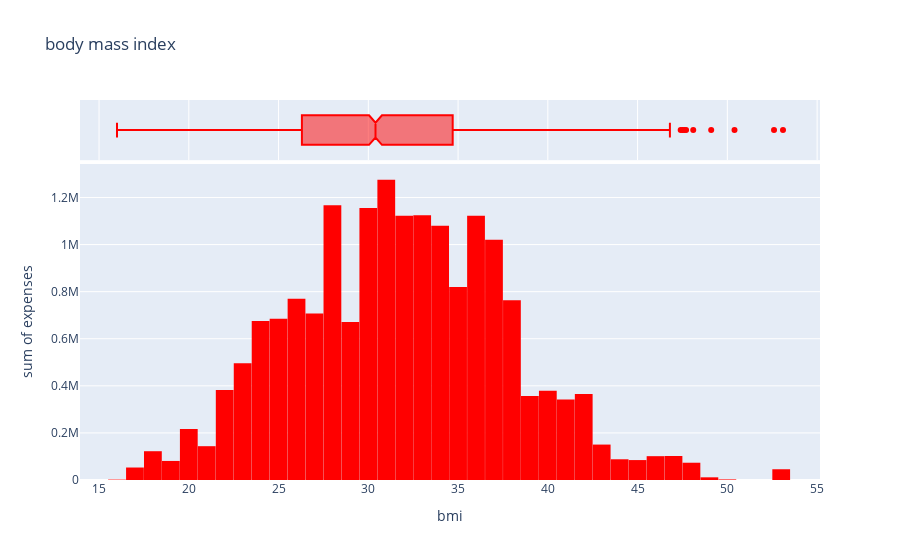

Write notebook code for a chart like this one.
### Code cell
fig_bmi = px.histogram(data, x="bmi", y="expenses", marginal='box', color_discrete_sequence=[
                       'red'], title="body mass index")
fig_bmi.update_layout(bargap=.01)
fig_bmi.show()

### Figure 1 — Plotly figure (JSON) as saved in the notebook; plotly's stock layout.template omitted (floating-point values rounded to 4 significant figures; data arrays with more than 128 entries replaced by an {"elided": "..."} marker saying what was removed)
{"data": [{"alignmentgroup": "True", "bingroup": "x", "histfunc": "sum", "hovertemplate": "bmi=%{x}<br>sum of expenses=%{y}<extra></extra>", "legendgroup": "", "marker": {"color": "red", "pattern": {"shape": ""}}, "name": "", "offsetgroup": "", "orientation": "v", "showlegend": false, "type": "histogram", "x": {"elided": "1338 float values"}, "xaxis": "x", "y": {"elided": "1338 float values"}, "yaxis": "y"}, {"alignmentgroup": "True", "hovertemplate": "bmi=%{x}<extra></extra>", "legendgroup": "", "marker": {"color": "red"}, "name": "", "notched": true, "offsetgroup": "", "showlegend": false, "type": "box", "x": {"elided": "1338 float values"}, "xaxis": "x2", "yaxis": "y2"}], "layout": {"bargap": 0.01, "barmode": "relative", "legend": {"tracegroupgap": 0}, "title": {"text": "body mass index"}, "xaxis": {"anchor": "y", "domain": [0, 1], "title": {"text": "bmi"}}, "xaxis2": {"anchor": "y2", "domain": [0, 1], "matches": "x", "showgrid": true, "showticklabels": false}, "yaxis": {"anchor": "x", "domain": [0, 0.8316], "title": {"text": "sum of expenses"}}, "yaxis2": {"anchor": "x2", "domain": [0.8416, 1], "matches": "y2", "showgrid": false, "showline": false, "showticklabels": false, "ticks": ""}}}
